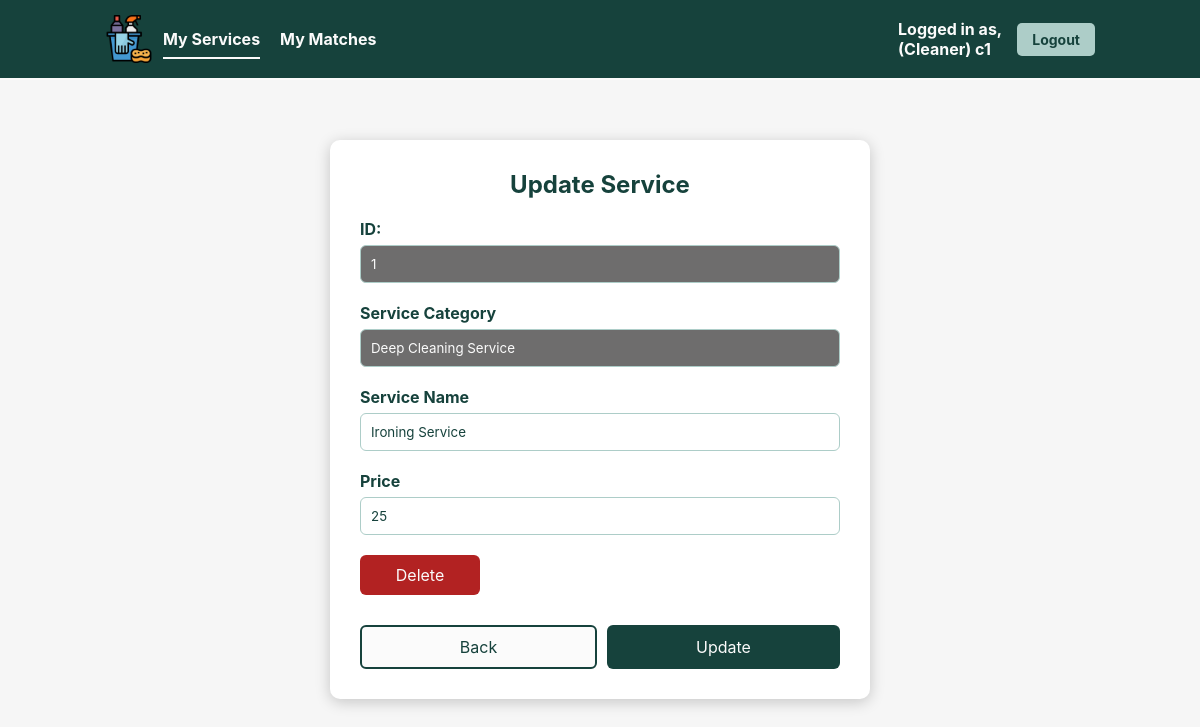
/updateCleanerService.php?id=1 (signed in), run on the app's committed database.
### tables this page shows
CREATE TABLE CleanerService (
    `id` INT AUTO_INCREMENT,
    `serviceCategoryID` INT NOT NULL,
    `cleanerID` INT NOT NULL,
    `serviceName` VARCHAR(64) NOT NULL,
    `price` DECIMAL(10, 2) NOT NULL,
    `numViews` INT DEFAULT 0,
    `numShortlists` INT DEFAULT 0,
    `createdAt` TIMESTAMP DEFAULT CURRENT_TIMESTAMP,
    `updatedAt` TIMESTAMP DEFAULT CURRENT_TIMESTAMP ON UPDATE CURRENT_TIMESTAMP,
    PRIMARY KEY (`id`),
    FOREIGN KEY (`serviceCategoryID`) REFERENCES ServiceCategory(`id`) ON DELETE CASCADE,
    FOREIGN KEY (`cleanerID`) REFERENCES UserAccount(`id`)
);

CREATE TABLE ServiceCategory (
    `id` INT AUTO_INCREMENT,
    `category` VARCHAR(64) NOT NULL,
    `description` VARCHAR(64) NOT NULL DEFAULT 'No Description',
    PRIMARY KEY (`id`),
    UNIQUE (`category`)
);

### src/entity/CleanerService.php (called while the page is built, shortened)
<?php
class CleanerService {
    protected int $id;
    protected string $serviceName;
    protected float $price;
    protected string $category;
    public function viewCleanerService(int $id, $cleanerID): ?CleanerService
    {
        $db_handle = new Database();
        $db_conn = $db_handle->getConnection();
        try {
            $stmt = $db_conn->prepare(" SELECT cs.*, sc.category
                                        FROM CleanerService cs
                                        INNER JOIN ServiceCategory sc
                                        ON cs.serviceCategoryID = sc.id
                                        WHERE cs.id = :id
                                        AND cs.cleanerID = :cleanerID
                                     ");
            $stmt->bindParam(':id', $id);
            $stmt->bindParam(':cleanerID', $cleanerID);
            $execResult = $stmt->execute();
            if ($execResult) {
                $cleanerService = $stmt->fetchObject('CleanerService');
                return $cleanerService;
            } else {
                return null;
            }
        } catch (PDOException $e) {
            error_log("Database query failed: " . $e->getMessage());
            unset($db_handle);
            return null;
        }
    }
    public function getId(): int { return $this->id; }
    public function getServiceName(): string { return $this->serviceName; }
    public function getPrice(): float { return $this->price; }
    public function getCategory(): string { return $this->category; }
}
?>

### src/controllers/ViewCleanerServiceController.php (called while the page is built, shortened)
<?php
require_once(__ROOT__ . '/entity/CleanerService.php');
class ViewCleanerServiceController {
    private $cleanerService;
    public function __construct() {
        $this->cleanerService = new CleanerService();
    }
    public function viewCleanerService($int, $cleanerID) {
        return $this->cleanerService->viewCleanerService($int, $cleanerID);
    }
}
?>

### src/updateCleanerService.php (the view, shortened to what this page needs)
<?php
require_once 'controllers/ViewCleanerServiceController.php';
$cleanerID = (int) $_SESSION['id'];
if (!isset($_GET['id'])) {
  header("Location: viewUserAccount.php");
  exit();
} else {
  $controller = new ViewCleanerServiceController();
  $cleanerService = $controller->viewCleanerService($_GET['id'], $cleanerID);
}
?>
<!DOCTYPE html>
<html lang="en">
<head>
  <link rel="stylesheet" href="css/style.css">
</head>
<body>
  <div class="navbar">
    <div class="navbar-left">
      <img src='img/cleaning-logo.png' alt="Cleaning Logo" width='48px' height='48px'/>
      <a href="viewCleanerService.php" class="active">My Services</a>
      <a href="viewMatches.php">My Matches</a>
    </div>
    <div class="navbar-right">
      <span class="navbar-right-text">Logged in as,<br/>(<?php echo htmlspecialchars($_SESSION["userProfile"]); ?>) <?php echo htmlspecialchars($_SESSION["username"]); ?></span>
      <button class="logout-button" onclick="window.location.href='logout.php'">Logout</button>
    </div>
  </div>
  <div class="form-container">
    <h2>Update Service</h2>
    <br>
    <form action="controllers/UpdateCleanerServiceController.php" method="post">
      <div class="form-group">
        <label for="id">ID:</label>
        <input type="text" id="id" name='id' value="<?php echo htmlspecialchars($cleanerService->getId()); ?>" readonly>
      </div>
      <div class="form-group">
        <label for="category">Service Category</label>
        <input type="text" id="category" name='category' value="<?php echo htmlspecialchars($cleanerService->getCategory()); ?>" readonly>
      </div>
      <div class="form-group">
        <label for="serviceName">Service Name</label>
        <input type="text" id="serviceName" name='serviceName' value="<?php echo htmlspecialchars($cleanerService->getServiceName()); ?>">
        <span id='sNameValidation' class='text-danger'></span>
      </div>
      <div class="form-group">
        <label for="price">Price</label>
        <input type="number" id="price" name='price' value="<?php echo htmlspecialchars($cleanerService->getPrice()); ?>">
        <span id='priceValidation' class='text-danger'></span>
      </div>
      <div class="form-group">
          <button type="button" class="suspend-button" onclick="deleteButtonClicked()">Delete</button>
      </div>
      <div class="submit-row">
        <button type="button" onclick='window.location.href="viewCleanerService.php"' class="back-button">Back</button>
        <button type="submit" id="submit-button" class="submit-button">Update</button>
      </div>
    </form>
  </div>
</body>
</html>

### src/css/style.css (style rules this page uses)
* { margin: 0px; padding: 0px; box-sizing: border-box; font-family: 'Inter', 'Segoe UI', sans-serif; }
body { height: 100vh; background-color: #F6F6F6; }
.text-danger { color: #B22222; padding: 2px }
.navbar { background-color: #16423C; padding: 15px 0; display: flex; justify-content: space-between; align-items: center; border-bottom: 2px solid #FBFBFB; }
.navbar-left { display: flex; align-items: center; margin-left: 105px; }
.navbar-left img { margin-right: 10px; }
.navbar-left a { color: #FBFBFB; text-decoration: none; margin-right: 20px; padding: 10px 0; position: relative; font-weight: bold; }
.navbar-left a.active::after { content: ''; position: absolute; bottom: 0; left: 0; width: 100%; height: 2px; background-color: #FBFBFB; }
.navbar-right { display: flex; align-items: center; margin-right: 105px; }
.navbar-right-text { margin-right: 15px; color: #FBFBFB; font-weight: bold; }
.logout-button { background-color: #ADCDC8; color: #16423C; border: none; padding: 8px 15px; border-radius: 5px; cursor: pointer; font-size: 14px; font-weight: bold; }
h2 { text-align: center; color: #16423C; }
.form-container { position: relative; width: 540px; height: auto; max-width: 600px; margin: auto; margin-top: 5%; background-color: white; padding: 30px; border-radius: 10px; box-shadow: 0px 3px 15px rgba(0,0,0,0.2); }
.form-group label { font-weight: bold; color: #16423C; }
.form-group input[type="text"], .form-group input[type="number"], .form-group input[type="password"], .form-group input[type="email"], .form-group input[type="tel"] { width: 100%; padding: 10px; border: 1px solid #ADCDC8; color: #16423C; border-radius: 6px; margin-top: 6px; }
.form-group input[readonly] { background-color: #6e6d6d; color: #FBFBFB; cursor: not-allowed; }
.form-group { margin-bottom: 20px; }
.submit-row { display: flex; justify-content: space-between; gap: 10px; margin-top: 30px; }
.suspend-button { background-color: #B22222; color: #FBFBFB; padding: 10px; font-size: 16px; border: none; border-radius: 6px; cursor: pointer; width: 25%; }
.back-button { flex: 1; background-color: #FBFBFB; color: #16423C; border: 2px solid #16423C; border-radius: 6px; padding: 10px; font-size: 16px; cursor: pointer; transition: 0.2s ease; text-align: center; text-decoration: none; }
.submit-button { flex: 1; background-color: #16423C; color: #FBFBFB; padding: 10px; font-size: 16px; border: none; border-radius: 6px; cursor: pointer; }

### data on the page
cleanerservice: id "1", category "Deep Cleaning Service", serviceName "Ironing Service", price "25"

### other printed values
$_SESSION["userProfile"] "Cleaner"
$_SESSION["username"] "c1"
